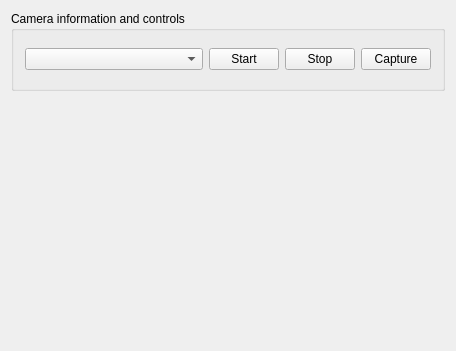
<?xml version="1.0" encoding="UTF-8"?>
<ui version="4.0">
 <class>Widget</class>
 <widget class="QWidget" name="Widget">
  <property name="geometry">
   <rect>
    <x>0</x>
    <y>0</y>
    <width>456</width>
    <height>351</height>
   </rect>
  </property>
  <property name="windowTitle">
   <string>Widget</string>
  </property>
  <layout class="QVBoxLayout" name="verticalLayout">
   <item>
    <widget class="QGroupBox" name="groupBox">
     <property name="minimumSize">
      <size>
       <width>0</width>
       <height>80</height>
      </size>
     </property>
     <property name="maximumSize">
      <size>
       <width>16777215</width>
       <height>80</height>
      </size>
     </property>
     <property name="title">
      <string>Camera information and controls</string>
     </property>
     <layout class="QVBoxLayout" name="verticalLayout_2">
      <item>
       <layout class="QHBoxLayout" name="horizontalLayout">
        <item>
         <widget class="QComboBox" name="comboBox">
          <property name="minimumSize">
           <size>
            <width>0</width>
            <height>0</height>
           </size>
          </property>
         </widget>
        </item>
        <item>
         <widget class="QPushButton" name="pbtStart">
          <property name="maximumSize">
           <size>
            <width>70</width>
            <height>16777215</height>
           </size>
          </property>
          <property name="text">
           <string>Start</string>
          </property>
         </widget>
        </item>
        <item>
         <widget class="QPushButton" name="pbtStop">
          <property name="maximumSize">
           <size>
            <width>70</width>
            <height>16777215</height>
           </size>
          </property>
          <property name="text">
           <string>Stop</string>
          </property>
         </widget>
        </item>
        <item>
         <widget class="QPushButton" name="pbtCapture">
          <property name="maximumSize">
           <size>
            <width>70</width>
            <height>16777215</height>
           </size>
          </property>
          <property name="text">
           <string>Capture</string>
          </property>
         </widget>
        </item>
       </layout>
      </item>
     </layout>
    </widget>
   </item>
   <item>
    <widget class="QWidget" name="widget" native="true"/>
   </item>
  </layout>
 </widget>
 <layoutdefault spacing="6" margin="11"/>
 <resources/>
 <connections/>
</ui>
